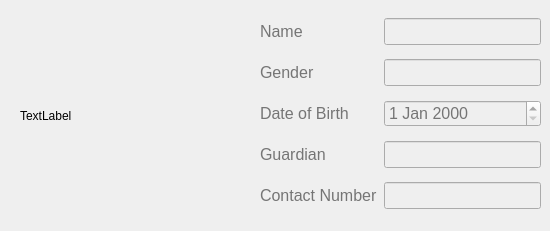
      <widget class="QWidget" name="widget" native="true">
       <property name="minimumSize">
        <size>
         <width>550</width>
         <height>231</height>
        </size>
       </property>
       <property name="maximumSize">
        <size>
         <width>550</width>
         <height>231</height>
        </size>
       </property>
       <property name="autoFillBackground">
        <bool>true</bool>
       </property>
       <widget class="QWidget" name="gridLayoutWidget_4">
        <property name="geometry">
         <rect>
          <x>260</x>
          <y>10</y>
          <width>281</width>
          <height>211</height>
         </rect>
        </property>
        <layout class="QGridLayout" name="gridLayout_5">
         <item row="1" column="0">
          <widget class="QLabel" name="genderLabel_2">
           <property name="sizePolicy">
            <sizepolicy hsizetype="Fixed" vsizetype="Fixed">
             <horstretch>0</horstretch>
             <verstretch>0</verstretch>
            </sizepolicy>
           </property>
           <property name="font">
            <font>
             <pointsize>12</pointsize>
            </font>
           </property>
           <property name="styleSheet">
            <string notr="true">color:#757575</string>
           </property>
           <property name="text">
            <string>Gender</string>
           </property>
          </widget>
         </item>
         <item row="0" column="0">
          <widget class="QLabel" name="nameLabel_2">
           <property name="sizePolicy">
            <sizepolicy hsizetype="Fixed" vsizetype="Fixed">
             <horstretch>0</horstretch>
             <verstretch>0</verstretch>
            </sizepolicy>
           </property>
           <property name="font">
            <font>
             <pointsize>12</pointsize>
            </font>
           </property>
           <property name="styleSheet">
            <string notr="true">color:#757575</string>
           </property>
           <property name="text">
            <string>Name</string>
           </property>
          </widget>
         </item>
         <item row="3" column="0">
          <widget class="QLabel" name="guardianLabel_2">
           <property name="sizePolicy">
            <sizepolicy hsizetype="Fixed" vsizetype="Fixed">
             <horstretch>0</horstretch>
             <verstretch>0</verstretch>
            </sizepolicy>
           </property>
           <property name="font">
            <font>
             <pointsize>12</pointsize>
            </font>
           </property>
           <property name="styleSheet">
            <string notr="true">color:#757575</string>
           </property>
           <property name="text">
            <string>Guardian</string>
           </property>
          </widget>
         </item>
         <item row="2" column="0">
          <widget class="QLabel" name="dateOfBirthLabel_2">
           <property name="sizePolicy">
            <sizepolicy hsizetype="Fixed" vsizetype="Fixed">
             <horstretch>0</horstretch>
             <verstretch>0</verstretch>
            </sizepolicy>
           </property>
           <property name="font">
            <font>
             <pointsize>12</pointsize>
            </font>
           </property>
           <property name="styleSheet">
            <string notr="true">color:#757575</string>
           </property>
           <property name="text">
            <string>Date of Birth</string>
           </property>
          </widget>
         </item>
         <item row="0" column="1">
          <widget class="QLineEdit" name="nameLineEdit_2">
           <property name="enabled">
            <bool>false</bool>
           </property>
           <property name="font">
            <font>
             <pointsize>12</pointsize>
            </font>
           </property>
           <property name="styleSheet">
            <string notr="true">color:#757575</string>
           </property>
          </widget>
         </item>
         <item row="4" column="0">
          <widget class="QLabel" name="contactNumberLabel_2">
           <property name="sizePolicy">
            <sizepolicy hsizetype="Fixed" vsizetype="Fixed">
             <horstretch>0</horstretch>
             <verstretch>0</verstretch>
            </sizepolicy>
           </property>
           <property name="font">
            <font>
             <pointsize>12</pointsize>
            </font>
           </property>
           <property name="styleSheet">
            <string notr="true">color:#757575</string>
           </property>
           <property name="text">
            <string>Contact Number</string>
           </property>
          </widget>
         </item>
         <item row="1" column="1">
          <widget class="QLineEdit" name="genderLineEdit_2">
           <property name="enabled">
            <bool>false</bool>
           </property>
           <property name="font">
            <font>
             <pointsize>12</pointsize>
            </font>
           </property>
           <property name="styleSheet">
            <string notr="true">color:#757575</string>
           </property>
          </widget>
         </item>
         <item row="3" column="1">
          <widget class="QLineEdit" name="guardianLineEdit_2">
           <property name="enabled">
            <bool>false</bool>
           </property>
           <property name="font">
            <font>
             <pointsize>12</pointsize>
            </font>
           </property>
           <property name="styleSheet">
            <string notr="true">color:#757575</string>
           </property>
          </widget>
         </item>
         <item row="4" column="1">
          <widget class="QLineEdit" name="contactNumnerLineEdit_2">
           <property name="enabled">
            <bool>false</bool>
           </property>
           <property name="font">
            <font>
             <pointsize>12</pointsize>
            </font>
           </property>
           <property name="styleSheet">
            <string notr="true">color:#757575</string>
           </property>
          </widget>
         </item>
         <item row="2" column="1">
          <widget class="QDateEdit" name="dateEdit_2">
           <property name="enabled">
            <bool>false</bool>
           </property>
           <property name="font">
            <font>
             <pointsize>12</pointsize>
            </font>
           </property>
           <property name="styleSheet">
            <string notr="true">color:#757575</string>
           </property>
          </widget>
         </item>
        </layout>
       </widget>
       <widget class="QWidget" name="widget_5" native="true">
        <property name="geometry">
         <rect>
          <x>100</x>
          <y>230</y>
          <width>550</width>
          <height>231</height>
         </rect>
        </property>
        <property name="minimumSize">
         <size>
          <width>550</width>
          <height>231</height>
         </size>
        </property>
        <property name="maximumSize">
         <size>
          <width>550</width>
          <height>231</height>
         </size>
        </property>
        <property name="autoFillBackground">
         <bool>true</bool>
        </property>
        <widget class="QFrame" name="frame_2">
         <property name="geometry">
          <rect>
           <x>20</x>
           <y>10</y>
           <width>221</width>
           <height>211</height>
          </rect>
         </property>
         <property name="frameShape">
          <enum>QFrame::StyledPanel</enum>
         </property>
         <property name="frameShadow">
          <enum>QFrame::Raised</enum>
         </property>
        </widget>
        <widget class="QWidget" name="gridLayoutWidget_5">
         <property name="geometry">
          <rect>
           <x>260</x>
           <y>10</y>
           <width>281</width>
           <height>211</height>
          </rect>
         </property>
         <layout class="QGridLayout" name="gridLayout_6">
          <item row="1" column="0">
           <widget class="QLabel" name="genderLabel_3">
            <property name="sizePolicy">
             <sizepolicy hsizetype="Fixed" vsizetype="Fixed">
              <horstretch>0</horstretch>
              <verstretch>0</verstretch>
             </sizepolicy>
            </property>
            <property name="font">
             <font>
              <pointsize>12</pointsize>
             </font>
            </property>
            <property name="styleSheet">
             <string notr="true">color:#757575</string>
            </property>
            <property name="text">
             <string>Gender</string>
            </property>
           </widget>
          </item>
          <item row="0" column="0">
           <widget class="QLabel" name="nameLabel_3">
            <property name="sizePolicy">
             <sizepolicy hsizetype="Fixed" vsizetype="Fixed">
              <horstretch>0</horstretch>
              <verstretch>0</verstretch>
             </sizepolicy>
            </property>
            <property name="font">
             <font>
              <pointsize>12</pointsize>
             </font>
            </property>
            <property name="styleSheet">
             <string notr="true">color:#757575</string>
            </property>
            <property name="text">
             <string>Name</string>
            </property>
           </widget>
          </item>
          <item row="3" column="0">
           <widget class="QLabel" name="guardianLabel_3">
            <property name="sizePolicy">
             <sizepolicy hsizetype="Fixed" vsizetype="Fixed">
              <horstretch>0</horstretch>
              <verstretch>0</verstretch>
             </sizepolicy>
            </property>
            <property name="font">
             <font>
              <pointsize>12</pointsize>
             </font>
            </property>
            <property name="styleSheet">
             <string notr="true">color:#757575</string>
            </property>
            <property name="text">
             <string>Guardian</string>
            </property>
           </widget>
          </item>
          <item row="2" column="0">
           <widget class="QLabel" name="dateOfBirthLabel_3">
            <property name="sizePolicy">
             <sizepolicy hsizetype="Fixed" vsizetype="Fixed">
              <horstretch>0</horstretch>
              <verstretch>0</verstretch>
             </sizepolicy>
            </property>
            <property name="font">
             <font>
              <pointsize>12</pointsize>
             </font>
            </property>
            <property name="styleSheet">
             <string notr="true">color:#757575</string>
            </property>
            <property name="text">
             <string>Date of Birth</string>
            </property>
           </widget>
          </item>
          <item row="0" column="1">
           <widget class="QLineEdit" name="nameLineEdit_3">
            <property name="enabled">
             <bool>false</bool>
            </property>
            <property name="font">
             <font>
              <pointsize>12</pointsize>
             </font>
            </property>
            <property name="styleSheet">
             <string notr="true">color:#757575</string>
            </property>
           </widget>
          </item>
          <item row="4" column="0">
           <widget class="QLabel" name="contactNumberLabel_3">
            <property name="sizePolicy">
             <sizepolicy hsizetype="Fixed" vsizetype="Fixed">
              <horstretch>0</horstretch>
              <verstretch>0</verstretch>
             </sizepolicy>
            </property>
            <property name="font">
             <font>
              <pointsize>12</pointsize>
             </font>
            </property>
            <property name="styleSheet">
             <string notr="true">color:#757575</string>
            </property>
            <property name="text">
             <string>Contact Number</string>
            </property>
           </widget>
          </item>
          <item row="1" column="1">
           <widget class="QLineEdit" name="genderLineEdit_3">
            <property name="enabled">
             <bool>false</bool>
            </property>
            <property name="font">
             <font>
              <pointsize>12</pointsize>
             </font>
            </property>
            <property name="styleSheet">
             <string notr="true">color:#757575</string>
            </property>
           </widget>
          </item>
          <item row="3" column="1">
           <widget class="QLineEdit" name="guardianLineEdit_3">
            <property name="enabled">
             <bool>false</bool>
            </property>
            <property name="font">
             <font>
              <pointsize>12</pointsize>
             </font>
            </property>
            <property name="styleSheet">
             <string notr="true">color:#757575</string>
            </property>
           </widget>
          </item>
          <item row="4" column="1">
           <widget class="QLineEdit" name="contactNumnerLineEdit_3">
            <property name="enabled">
             <bool>false</bool>
            </property>
            <property name="font">
             <font>
              <pointsize>12</pointsize>
             </font>
            </property>
            <property name="styleSheet">
             <string notr="true">color:#757575</string>
            </property>
           </widget>
          </item>
          <item row="2" column="1">
           <widget class="QDateEdit" name="dateEdit_3">
            <property name="enabled">
             <bool>false</bool>
            </property>
            <property name="font">
             <font>
              <pointsize>12</pointsize>
             </font>
            </property>
            <property name="styleSheet">
             <string notr="true">color:#757575</string>
            </property>
           </widget>
          </item>
         </layout>
        </widget>
       </widget>
       <widget class="QLabel" name="label_3">
        <property name="geometry">
         <rect>
          <x>20</x>
          <y>20</y>
          <width>221</width>
          <height>191</height>
         </rect>
        </property>
        <property name="text">
         <string>TextLabel</string>
        </property>
       </widget>
      </widget>
